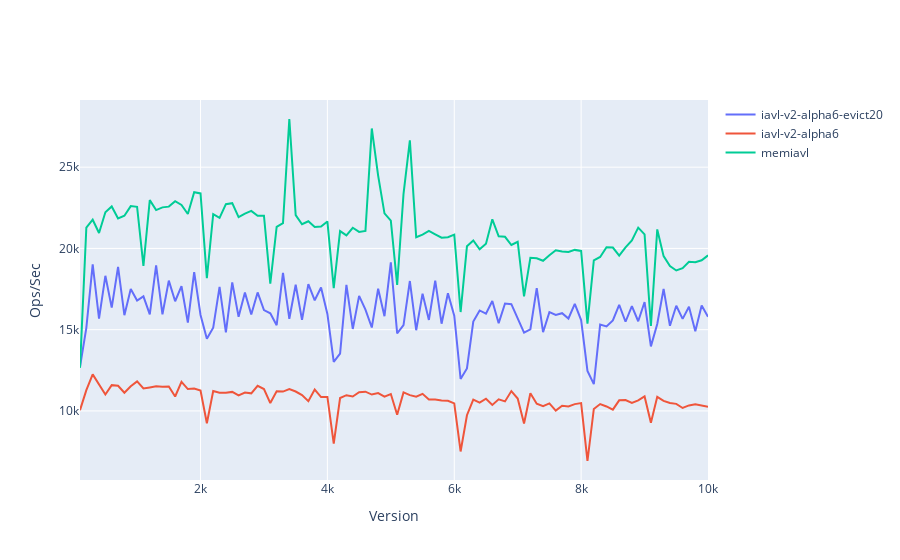

The notebook cell this image was saved under:
### Code cell
plot_ops_per_sec(mixed_small, ['iavl-v2-alpha6-evict20', 'iavl-v2-alpha6', 'memiavl'])
